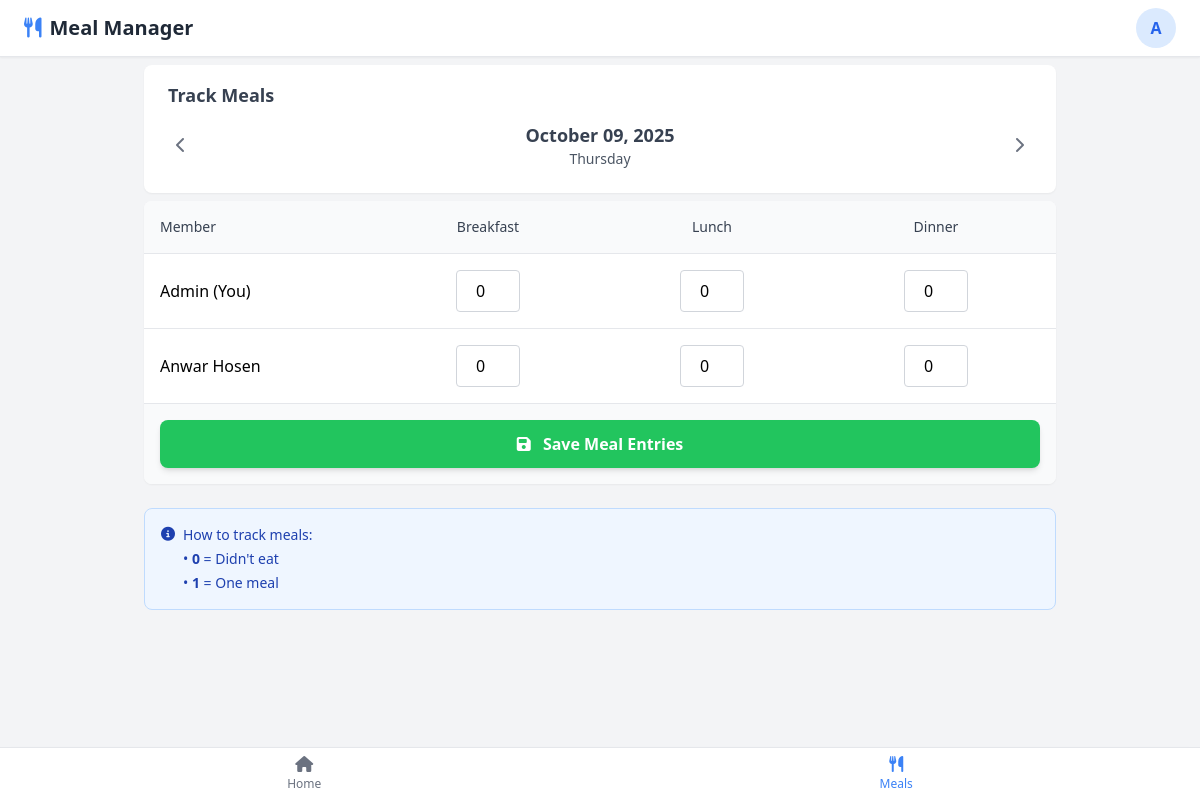
Screenshot of /track-meals/ (signed in) with the database file from the repository.
### app/models.py (models this page shows, shortened)
class GroupMember(models.Model):
    ROLE_CHOICES = [
        ('admin', 'Admin'),
        ('member', 'Member'),
    ]
    user = models.OneToOneField(User, on_delete=models.CASCADE, related_name='group_membership')
    group = models.ForeignKey(Group, on_delete=models.CASCADE, related_name='members')
    role = models.CharField(max_length=10, choices=ROLE_CHOICES, default='member')
    joined_at = models.DateTimeField(auto_now_add=True)

### app/utils.py (the view)
    def wrapper(request, *args, **kwargs):
        if not hasattr(request.user, 'group_membership'):
            return redirect('setup-group')
        return view_func(request, *args, **kwargs)

### app/utils.py (called while the page is built, shortened)
def group_required(view_func):
    def wrapper(request, *args, **kwargs):
        if not hasattr(request.user, 'group_membership'):
            return redirect('setup-group')
        return view_func(request, *args, **kwargs)
    return wrapper

def get_date(date_str: str, direction: str, unit: str = 'day'):
    try:
        current_date = date.fromisoformat(date_str)
    except Exception:
        current_date = date.today()
    if not direction in ['prev', 'next'] or not unit in ['day', 'month']:
        return current_date

### templates/home/track_meals.html (shortened to what this page needs)
{% extends "base.html" %}
{% block content %}
<main class="p-2 pb-20 md:px-36">
    <div class="bg-white rounded-lg shadow-sm py-4 px-6 mb-2">
        <div class="flex justify-between items-start mb-3">
            <h2 class="text-lg font-bold text-gray-700">Track Meals</h2>
        </div>
        <div class="flex justify-between items-center mb-2">
            <a href="?date={{ meal_date|date:'Y-m-d' }}&dir=prev" class="text-gray-500 hover:text-gray-700 p-2">
                <i class="fas fa-chevron-left"></i>
            </a>
            <div class="text-center flex-1">
                <h2 class="text-lg font-semibold text-gray-700">{{ meal_date|date:"F d, Y" }}</h2>
                <p class="text-sm text-gray-600">{{ meal_date|date:"l" }}</p>
            </div>
            <a href="?date={{ meal_date|date:'Y-m-d' }}&dir=next" class="text-gray-500 hover:text-gray-700 p-2">
                <i class="fas fa-chevron-right"></i>
            </a>
        </div>
    </div>
    <form action="{% url 'track-meals' %}" method="POST" class="bg-white rounded-lg shadow-sm overflow-hidden">
        <div class="grid grid-cols-4 gap-4 p-4 bg-gray-50 border-b border-gray-200 text-sm font-medium text-gray-700">
            <div>Member</div>
            <div class="text-center">Breakfast</div>
            <div class="text-center">Lunch</div>
            <div class="text-center">Dinner</div>
        </div>
        <div class="divide-y divide-gray-200">
            {% for member in group.members_list %}
            <div class="grid grid-cols-4 gap-4 p-4 items-center hover:bg-gray-50">
                <div class="flex items-center">
                    <span class="font-medium">
                        {{ member.user.first_name }}
                        {% if member.user == user %}
                            (You)
                        {% endif %}
                    </span>
                </div>
                <div class="text-center">
                    <input type="number" name="member_{{ member.pk }}_breakfast" min="0" max="3" value="{{ member.breakfast }}"
                            class="w-16 border border-gray-300 rounded p-2 text-center focus:ring-2 focus:ring-blue-500 focus:border-blue-500">
                </div>
                <div class="text-center">
                    <input type="number" name="member_{{ member.pk }}_lunch" min="0" max="3" value="{{ member.lunch }}"
                            class="w-16 border border-gray-300 rounded p-2 text-center focus:ring-2 focus:ring-blue-500 focus:border-blue-500">
                </div>
                <div class="text-center">
                    <input type="number" name="member_{{ member.pk }}_dinner" min="0" max="3" value="{{ member.dinner }}"
                            class="w-16 border border-gray-300 rounded p-2 text-center focus:ring-2 focus:ring-blue-500 focus:border-blue-500">
                </div>
            </div>
            {% endfor %}
        </div>
        <div class="p-4 bg-gray-50 border-t border-gray-200">
            <button type="submit" class="w-full bg-green-500 text-white py-3 rounded-lg font-semibold hover:bg-green-600 transition shadow-md">
                <i class="fas fa-save mr-2"></i> Save Meal Entries
            </button>
        </div>
    </form>
    <div class="mt-6 bg-blue-50 rounded-lg p-4 border border-blue-200">
        <div class="flex items-start text-sm text-blue-800">
            <i class="fas fa-info-circle mt-0.5 mr-2"></i>
            <div>
                <p class="font-medium">How to track meals:</p>
                <ul class="mt-1 space-y-1">
                    <li>• <strong>0</strong> = Didn't eat</li>
                    <li>• <strong>1</strong> = One meal</li>
                </ul>
            </div>
        </div>
    </div>
</main>
{% endblock content %}

### templates/base.html (shortened to what this page needs)
{% load static %}
<!DOCTYPE html>
<html lang="en">
<head>
    <script src="https://cdn.tailwindcss.com"></script>
    <link rel="stylesheet" href="https://cdnjs.cloudflare.com/ajax/libs/font-awesome/6.5.1/css/all.min.css">
</head>
<body class="bg-gray-100 min-h-screen">
    {% if user.is_authenticated %}
    <header class="bg-white shadow-sm border-b border-gray-200 p-2">
        <div class="flex justify-between items-center px-4">
            <div>
                <h1 class="text-xl font-bold text-gray-800">
                    <i class="fas fa-utensils text-blue-500 mr-2"></i>Meal Manager
                </h1>
            </div>
            <div class="relative">
                <button id="userMenuButton" class="w-10 h-10 rounded-full bg-blue-100 flex items-center justify-center transition">
                    <span class="text-blue-600 font-semibold">{{ user.first_name.0|upper }}</span>
                </button>
            </div>
        </div>
    </header>
    {% endif %}
    {% block content %}{% endblock content %}
    {% if user.is_authenticated %}
    <nav class="fixed bottom-0 left-0 right-0 bg-white border-t border-gray-200 px-2 shadow-lg">
        <div class="flex justify-around">
            {% url 'home' as home_url %}
            {% url 'track-meals' as meals_url %}
            <a href="{{ home_url }}" class="flex flex-col items-center p-2 rounded-lg {% if request.path == home_url %}text-blue-500{% else %}text-gray-500 hover:text-blue-500{% endif %}">
                <i class="fas fa-home mb-1"></i>
                <span class="text-xs">Home</span>
            </a>
            <a href="{{ meals_url }}" class="flex flex-col items-center p-2 rounded-lg {% if request.path == meals_url %}text-blue-500{% else %}text-gray-500 hover:text-blue-500{% endif %}">
                <i class="fas fa-utensils mb-1"></i>
                <span class="text-xs">Meals</span>
            </a>
        </div>
    </nav>
    {% endif %}
</body>
</html>

### rows the page displays
GroupMember: user.first_name "Admin", shows "(You)", breakfast "0", lunch "0", dinner "0"
GroupMember: user.first_name "Anwar Hosen", breakfast "0", lunch "0", dinner "0"

### other values shown
{{ user.first_name.0|upper }} "A"
{{ meal_date|date:"F d, Y" }} "October 09, 2025"
{{ meal_date|date:"l" }} "Thursday"
